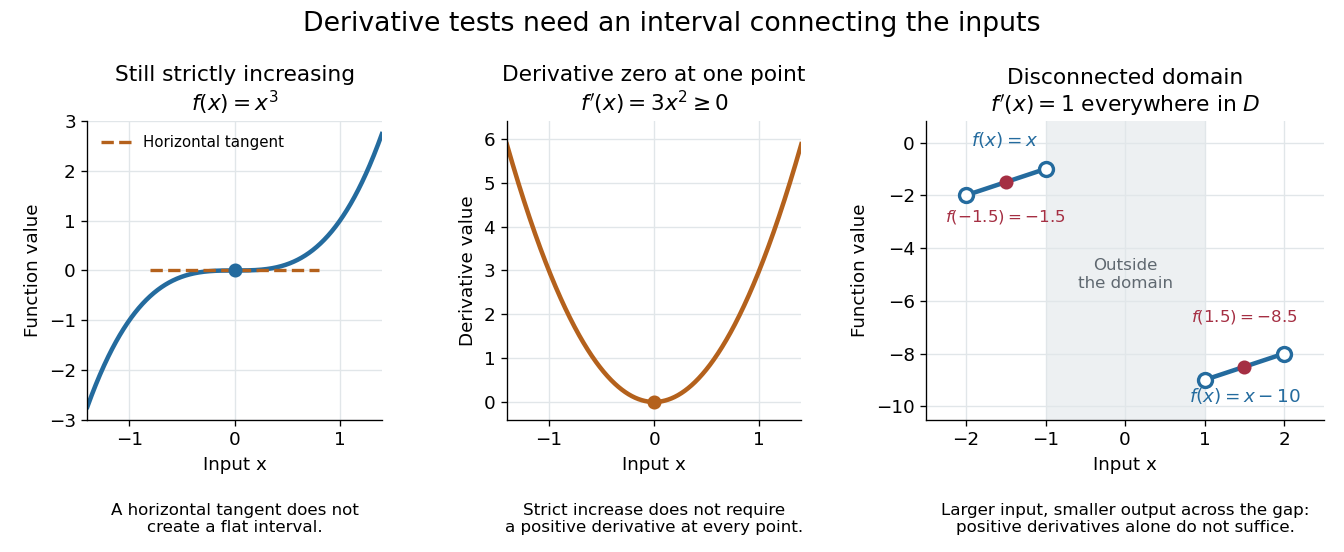

Recreate this plot in Python.
"""Illustrate derivative signs and the interval hypothesis; output PNG to cwd.

Uses the repository's Python 3.14, NumPy, and Matplotlib environment.
"""

from pathlib import Path

import matplotlib.pyplot as plt
import numpy as np


def main():
    x = np.linspace(-1.4, 1.4, 701)
    x[len(x) // 2] = 0.0
    derivative = 3 * x**2
    assert np.all(np.diff(x**3) > 0) and np.all(derivative >= 0)
    assert derivative[len(x) // 2] == 0
    for value in (-1.5, 1.5):
        shift = 0 if value < 0 else 10
        h = 1e-5
        numerical_derivative = ((value + h - shift) - (value - h - shift)) / (2 * h)
        assert np.isclose(numerical_derivative, 1, atol=1e-9, rtol=0)
    assert -1.5 > 1.5 - 10

    plt.rcParams.update({"font.size": 11, "axes.titlesize": 13})
    fig, axes = plt.subplots(1, 3, figsize=(11.2, 4.6), dpi=120, facecolor="white",
                             gridspec_kw={"width_ratios": [1, 1, 1.35]})
    blue, orange, red = "#246b9e", "#b4611c", "#a52f43"
    axes[0].plot(x, x**3, color=blue, lw=2.7)
    axes[0].plot([-0.8, 0.8], [0, 0], color=orange, ls="--", lw=2, label="Horizontal tangent")
    axes[0].scatter([0], [0], color=blue, s=55, zorder=5)
    axes[0].set(title="Still strictly increasing\n" + r"$f(x)=x^3$", ylabel="Function value",
                xlim=(-1.4, 1.4), ylim=(-3, 3))
    axes[0].legend(loc="upper left", fontsize=9, frameon=False)
    axes[1].plot(x, derivative, color=orange, lw=2.7)
    axes[1].scatter([0], [0], color=orange, s=55, zorder=5)
    axes[1].set(title="Derivative zero at one point\n" + r"$f'(x)=3x^2\geq0$", ylabel="Derivative value",
                xlim=(-1.4, 1.4), ylim=(-0.4, 6.4))
    ax = axes[2]
    left, right = np.linspace(-2, -1, 201), np.linspace(1, 2, 201)
    ax.axvspan(-1, 1, facecolor="#edf0f2", zorder=0)
    ax.plot(left, left, color=blue, lw=2.7)
    ax.plot(right, right - 10, color=blue, lw=2.7)
    ax.scatter([-2, -1, 1, 2], [-2, -1, -9, -8], s=70, facecolors="white",
               edgecolors=blue, linewidths=2, zorder=5)
    ax.scatter([-1.5, 1.5], [-1.5, -8.5], color=red, s=55, zorder=6)
    ax.text(-1.5, -3.0, r"$f(-1.5)=-1.5$", ha="center", color=red, fontsize=10)
    ax.text(1.5, -6.8, r"$f(1.5)=-8.5$", ha="center", color=red, fontsize=10)
    ax.text(0, -5, "Outside\nthe domain", ha="center", va="center", color="#5f6870", fontsize=10)
    ax.text(-1.52, -0.15, r"$f(x)=x$", color=blue, ha="center", fontsize=11)
    ax.text(1.5, -9.85, r"$f(x)=x-10$", color=blue, ha="center", fontsize=11)
    ax.set(title="Disconnected domain\n" + r"$f'(x)=1$ everywhere in $D$", ylabel="Function value",
           xlim=(-2.5, 2.5), ylim=(-10.5, 0.8), xticks=[-2, -1, 0, 1, 2])
    notes = ["A horizontal tangent does not\ncreate a flat interval.",
             "Strict increase does not require\na positive derivative at every point.",
             "Larger input, smaller output across the gap:\npositive derivatives alone do not suffice."]
    for ax, note in zip(axes, notes):
        ax.set_xlabel("Input x")
        ax.grid(color="#e1e6e9")
        ax.spines[["top", "right"]].set_visible(False)
        ax.text(0.5, -0.28, note, transform=ax.transAxes, ha="center", va="top", fontsize=10)
    fig.suptitle("Derivative tests need an interval connecting the inputs", fontsize=16, y=0.98)
    fig.subplots_adjust(left=0.065, right=0.985, bottom=0.24, top=0.78, wspace=0.38)
    fig.savefig(Path.cwd() / Path(__file__).with_suffix(".png").name,
                facecolor="white", transparent=False)
    plt.close(fig)
    print("Checks passed: cubic strict ordering and derivative zero; both component slopes = 1.")
    print("Across the domain gap: x = -1.5 < 1.5, but f(x) = -1.5 > -8.5.")


if __name__ == "__main__":
    main()
